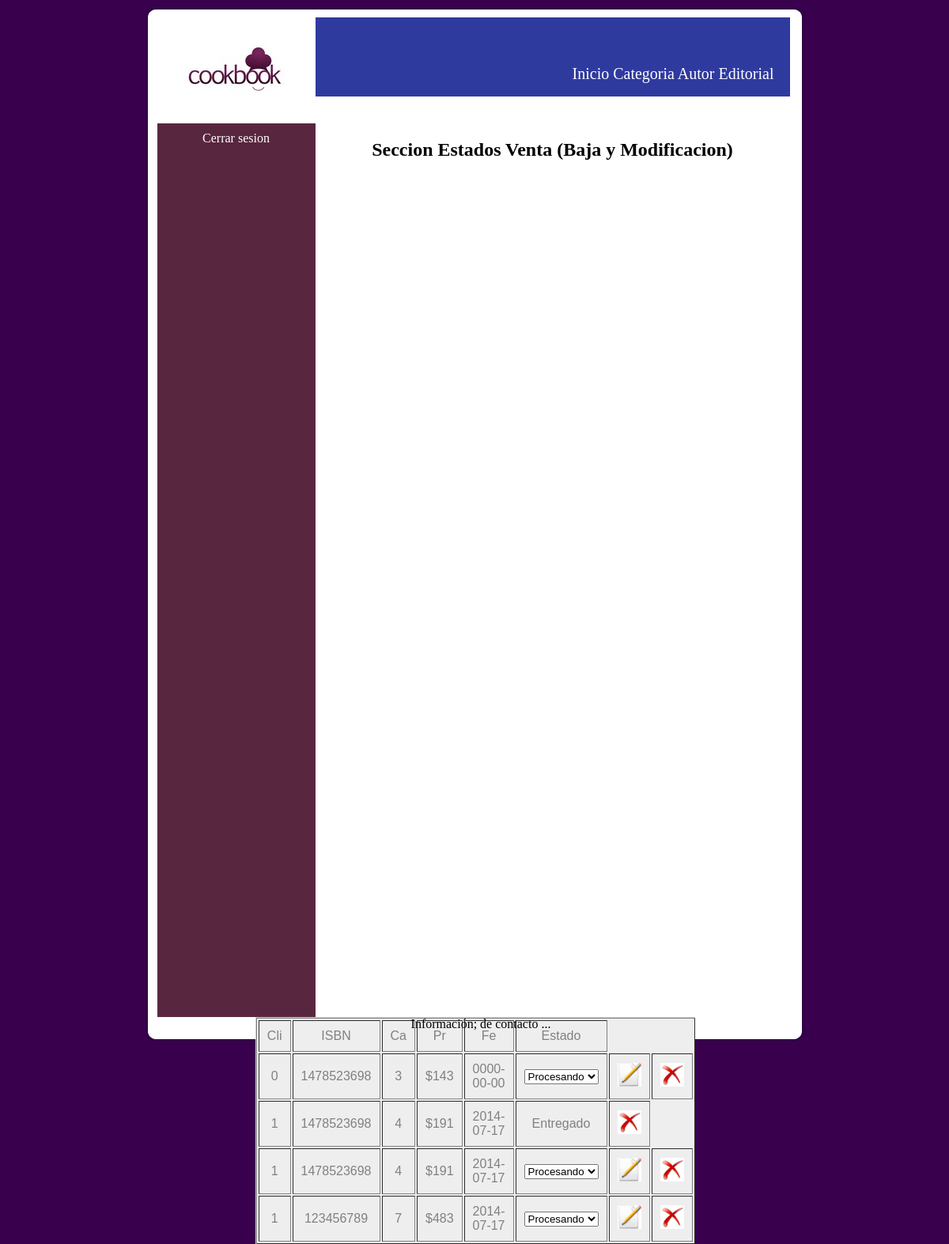
Page /Sistema/EstadoVenta.php (signed in) on the committed database.
### tables this page shows
CREATE TABLE IF NOT EXISTS `venta` (
  `id_venta` int(11) NOT NULL AUTO_INCREMENT,
  `fecha_venta` date NOT NULL,
  `estado` varchar(30) NOT NULL,
  `cant_venta` int(11) NOT NULL,
  `precio` int(11) NOT NULL,
  `id_cliente` int(11) NOT NULL,
  `ISBN` int(11) NOT NULL,
  PRIMARY KEY (`id_venta`)
);

### Sistema/EstadoVenta.php (the view, shortened to what this page needs)
<?php
   if ($_SESSION['estado'] == "logeado"){
   include('conectar.php');
	 if ( isset($_GET['error'])  and  $_GET['error'] == '0' ){ ?>
	<?php };
   $result = mysqli_query($link, "SELECT * FROM venta ORDER BY fecha_venta asc");
 ?>
<!DOCTYPE html PUBLIC "-//W3C//DTD XHTML 1.0 Strict//EN"
	"http://www.w3.org/TR/xhtml1/DTD/xhtml1-strict.dtd">
<html xmlns="http://www.w3.org/1999/xhtml" xml:lang="en" lang="en">
</html>
<head>
  <link rel="stylesheet" href="estilos.css"/>
 </head>
 <body>
<div class="contenedor">
   <div class='fondoContenedorTop'></div>
   <div class='fondoContenedorMain'>
	  <div class="encabezado">
		  <div class="logo"></div>
		<div class="menu">
				<div class="logeo">
					    <a href="./Backend.php">Inicio</a>
						<a href="./categoria.php">Categoria</a>
						<a href="./autor.php">Autor</a>
						<a href="./editorial.php">Editorial</a>
	            </div>
		</div>
	  </div>
		<div class="principal">
				  <div class="columna">
						<div class="sesion"><a href='cerrarSesion.php'>Cerrar sesion</a></div>
				  </div>
				  <h2>Seccion Estados Venta (Baja y Modificacion)</h2>
				  <div class="tabla">
								 <table width="500px" border="1" cellpadding="10">
									  <tr>
										  <td>Cli</td>
										  <td>ISBN</td>
										  <td>Ca</td>
										  <td>Pr</td>
										  <td>Fe</td>
										  <td>Estado</td>
									   </tr>
									  <?php while ($arreglo = mysqli_fetch_array($result)) {
										  $eliminar = $arreglo['id_venta'];
										  ?>
											<tr>
											 <td><?php echo $arreglo["id_cliente"] ?></td>
											 <td><?php echo $arreglo["ISBN"] ?></td>
											 <td><?php echo $arreglo["cant_venta"] ?></td>
											 <td>$<?php echo $arreglo["precio"] ?></td>
											 <td><?php echo $arreglo["fecha_venta"] ?></td>
											 <?php if ($arreglo["estado"] <> "Procesando") {?>
												 <td><?php echo $arreglo["estado"] ?></td>
											 <?php } else { ?>
											<form action="actionModificarVenta.php" method="post">
                                                    <td> <select name="estado">
                                                         <option value="Procesando">Procesando</option>
                                                    </select>
                                                    </td>
                                                    <td><input type="image" name="modificar" value=<?php echo $eliminar ?> width=30px; height=30px; src="./Imagenes/modificar.png"></td>
											</form>
											<?php } ?>
											<form action="actionEliminarVenta.php" method="post">
													<td><input type="image" name="eliminar" value=<?php echo $eliminar ?> width=30px; height=30px; src="./Imagenes/eliminar.png"></td>
											</form>
											</tr>
									  <?php } ?>
								  </table>
				  </div>
		 </div>
	  <div class="piedepagina">
		Informaci&oacuten; de contacto ...
	  </div>
     </div>
</div>
</body>
</html>
<?php }
       else {
		  header("Location: login.php?error=1");
		   }
?>

### Sistema/estilos.css (style rules this page uses)
body { background-image:url("./Imagenes/Fondo.png"); text-align:center; }
.contenedor { width:835px; margin:auto; }
.encabezado { background-image:url("./Imagenes/banner.png"); width:800px; height:100px; background-repeat:no-repeat; }
.logo { background-image:url("./Imagenes/Logo.png"); float: left; width:200px; height:134px; }
.logeo { float:left; margin-left:20px; margin-top:60px; font-size:20px; }
a:link { color:#FFFFFF; text-decoration:none; }
.sesion { margin-top:10px; }
.columna { float:left; background-image:url("./Imagenes/columna.png"); width:200px; height:1130px; }
.tabla { float:right; margin-right:120px; border-top:1px solid #ccc; border-left:1px solid #ccc; background-color:#eee; color: gray; text-align:center; font-family:arial,verdana,times; }
.menu { float: right; padding-right:20px; }
.principal { height:1110px; width:800px; float:left; }
.fondoContenedorTop { background-image:url("./Imagenes/panel_arriba.png"); height:14px; }
.fondoContenedorMain { background-image:url("./Imagenes/panel_medio.png"); padding-left:16px; }
.piedepagina { padding-top:20px; clear:both; text-align:center; }

### rows in the picture
venta: id_cliente "0", ISBN "1478523698", cant_venta "3", precio "143", fecha_venta "0000-00-00"
venta: id_cliente "1", ISBN "1478523698", cant_venta "4", precio "191", fecha_venta "2014-07-17", estado "Entregado"
venta: id_cliente "1", ISBN "1478523698", cant_venta "4", precio "191", fecha_venta "2014-07-17"
venta: id_cliente "1", ISBN "123456789", cant_venta "7", precio "483", fecha_venta "2014-07-17"
